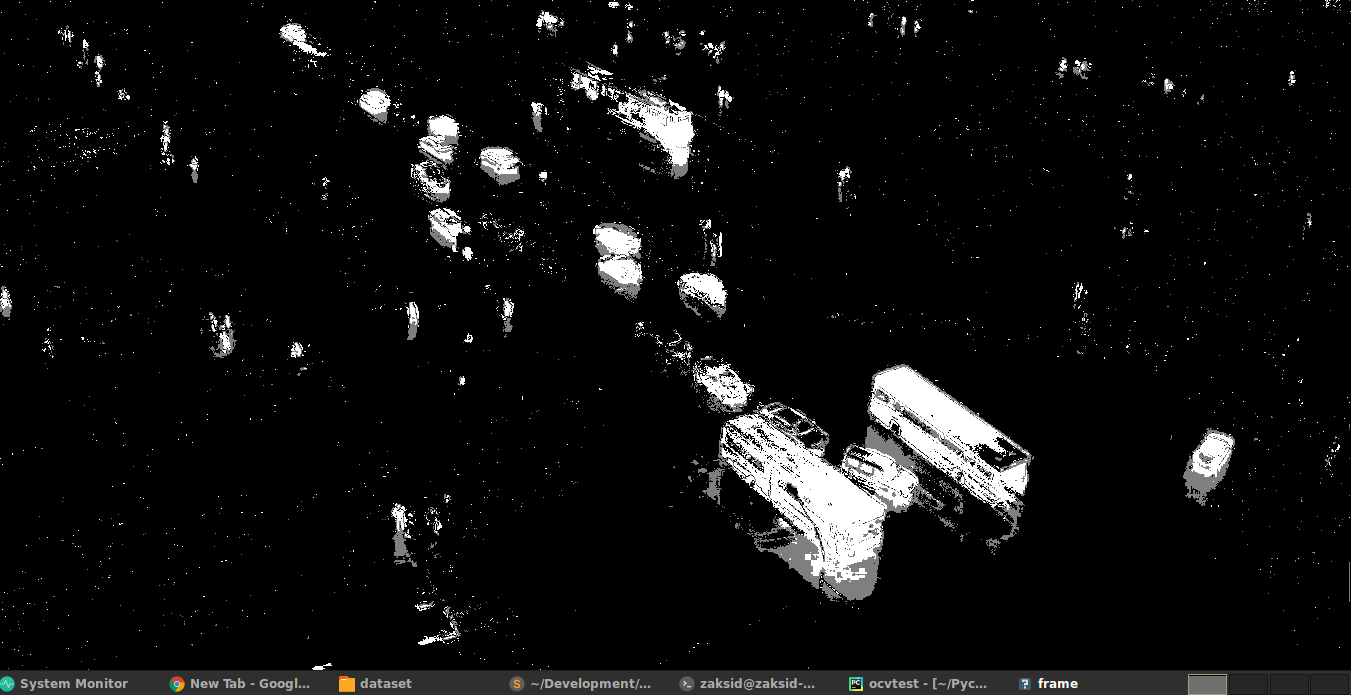
#> input picture ocvtest/images/test_frame.png, 1351 x 695 px
$ python frame.py   (older library calls are emulated)
#> lines starting #> are read from the running program, lines starting #| are printed output that depends on the picture; after the words box and inside, x2 and y2 are one past the last pixel; in counts of white or black regions, pixels touching at a corner belong together
#> in main, frame is the input picture: shape (695, 1351, 3); mean B, G, R 15.2, 15.2, 15.2
import cv2
import numpy as np

""" Constants """
IMG = '../images/test_frame.png'
# IMG = '../images/Selection_001.png'
# IMG = '../images/test_frame.png'
CONTOUR_AREA = 130
THRESH = 50
GAUSSIAN_KERNEL = (7, 7)
kernel_3x3 = np.ones((3, 3), np.uint8)
kernel_5x5 = np.ones((5, 5), np.uint8)

"""""" """"""


def process_frame(frame):
    # True original color frame
    frame_color = frame

    # Processed frame
    frame_gray = cv2.cvtColor(frame_color, cv2.COLOR_BGR2GRAY)
    frame_gray = cv2.GaussianBlur(frame_gray, GAUSSIAN_KERNEL, 0)

    frame_gray = cv2.morphologyEx(frame_gray, cv2.MORPH_CLOSE, kernel_5x5, iterations=3)
    frame_gray = cv2.morphologyEx(frame_gray, cv2.MORPH_OPEN, kernel_5x5, iterations=3)

    ret, threshold = cv2.threshold(frame_gray, THRESH, 255, cv2.THRESH_BINARY)
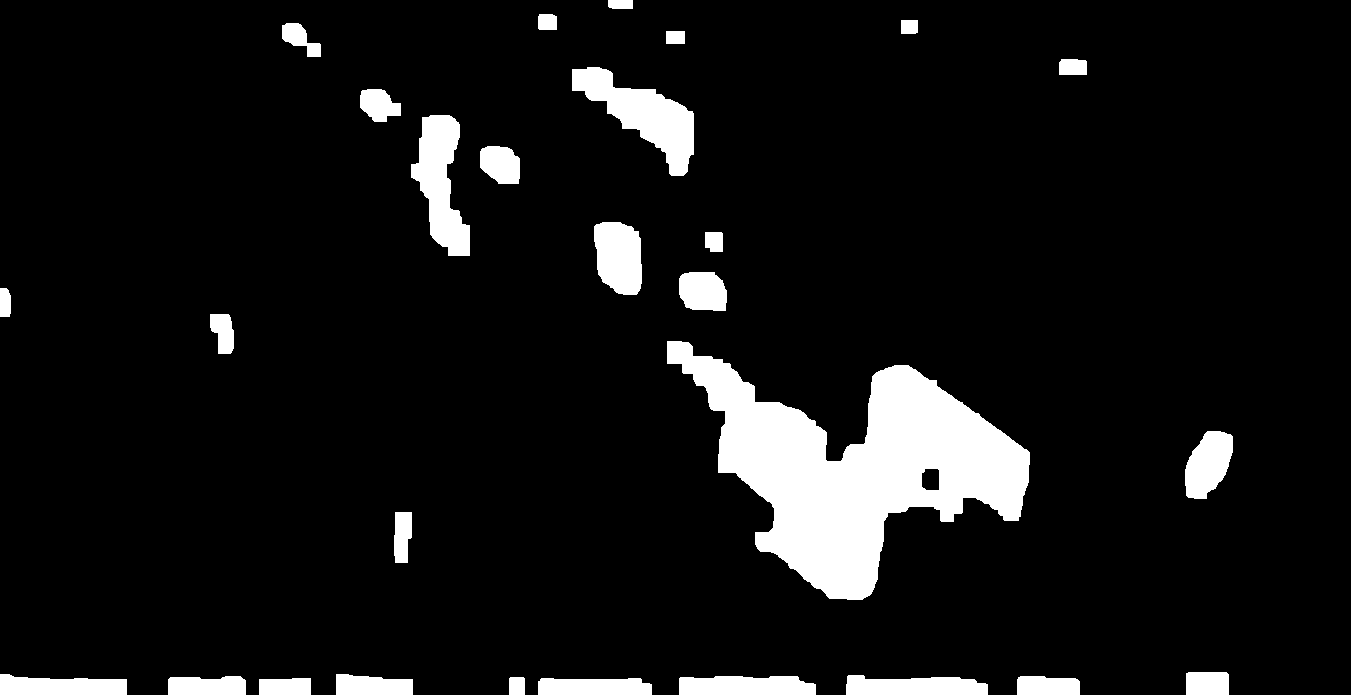
#> threshold: shape (695, 1351); 8.4% white; 28 white regions, largest, box (x1, y1, x2, y2) and area: (667, 341, 1030, 600) 41010, (572, 67, 694, 176) 5485, (411, 115, 470, 256) 4621
#> ret = 50
    # threshold = cv2.adaptiveThreshold(frame_gray, 255, cv2.ADAPTIVE_THRESH_MEAN_C, cv2.THRESH_BINARY, 11, 2)
    # ret, threshold = cv2.threshold(threshold, THRESH, 255, cv2.THRESH_BINARY)
    threshold = cv2.erode(threshold, kernel_5x5, iterations=3)
#> threshold: shape (695, 1351); 5.2% white; 30 white regions (4 under 20 px)

    (_, contours, hierarchy) = cv2.findContours(threshold.copy(), cv2.RETR_CCOMP, cv2.CHAIN_APPROX_SIMPLE)
#> contours = 31 contours, 5 with area under 20; largest, box (x1, y1, x2, y2) and area: (688, 362, 1024, 594) 31400, (578, 73, 688, 170) 2686, (417, 121, 464, 250) 2037, (600, 228, 636, 289) 1539, (685, 682, 810, 695) 1246

    # Draw contours as a rectangle
    for contour in contours:
        # contour = component[0]
        # hierarchyC = component[1]
        if cv2.contourArea(contour) < CONTOUR_AREA:
            continue

        # if hierarchyC[3] < 0:
        #     continue

        (x, y, w, h) = cv2.boundingRect(contour)
        # print "x: {0:3d}, y: {0:3d}, w: {0:3d}, h: {0:3d}".format(x, y)
        cv2.rectangle(frame_color, (x, y), (x + w, y + h), (200, 255, 170), 2)
#> this loop made 31 passes
#> (x, y, w, h) on passes 1, 2, 4, 5, 6, 7, 8, 9: (544, 684, 102, 11), (265, 684, 40, 11), (1023, 682, 51, 13), (685, 682, 125, 13), (174, 682, 66, 13), (852, 681, 130, 14), (342, 680, 65, 15), (0, 680, 121, 15)
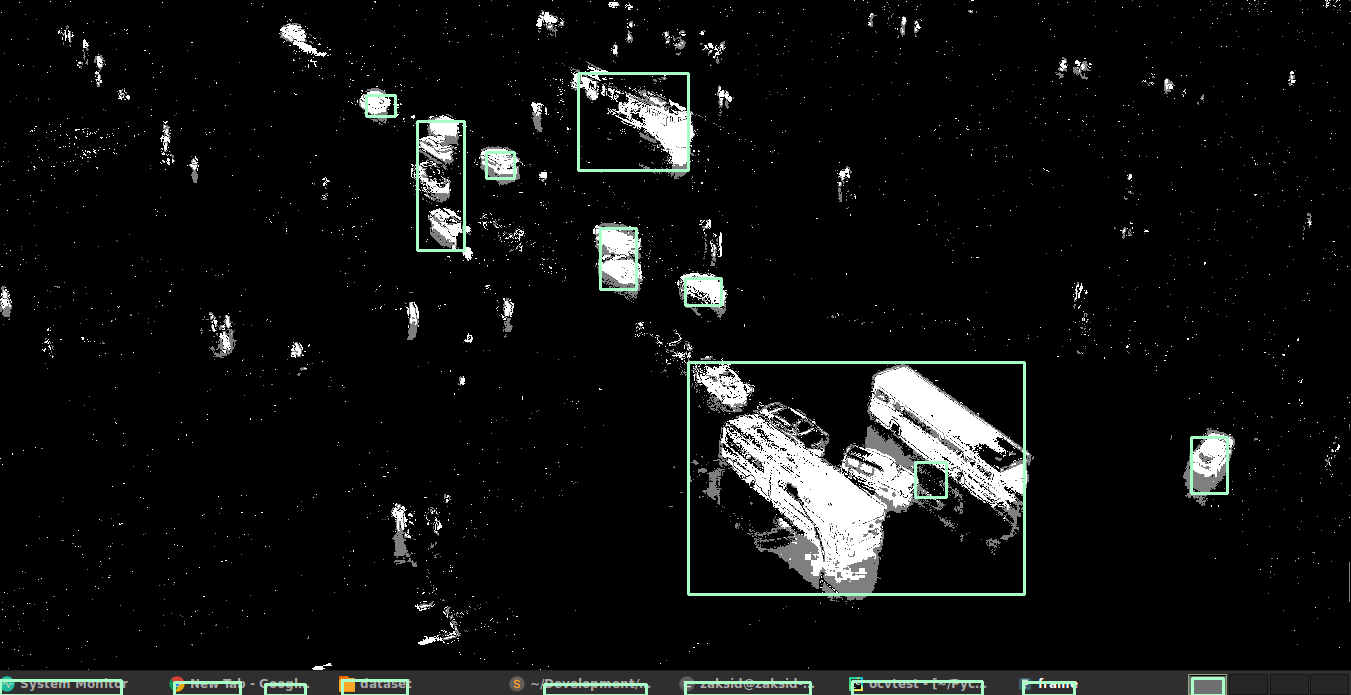
#> frame_color: shape (695, 1351, 3); 1.25% of pixels changed, all inside (x1, y1, x2, y2) = (0, 72, 1229, 695)

    # Draw contours
    for index, contour in enumerate(contours):
        if cv2.contourArea(contour) < CONTOUR_AREA:
            continue

        cv2.drawContours(frame_color, [contour], -1, (0, 255, 0), 2)

        (x, y, w, h) = cv2.boundingRect(contour)

        font = cv2.FONT_HERSHEY_SIMPLEX
        cv2.putText(
            frame_color,
            str(index),  # text to write
            (x + w / 2, y + h / 2),
            # position coordinates of where to put text (i.e. bottom-left corner where data starts)
            font,
            0.5,  # font scale
            (0, 0, 255),
            2  # thickness
        )
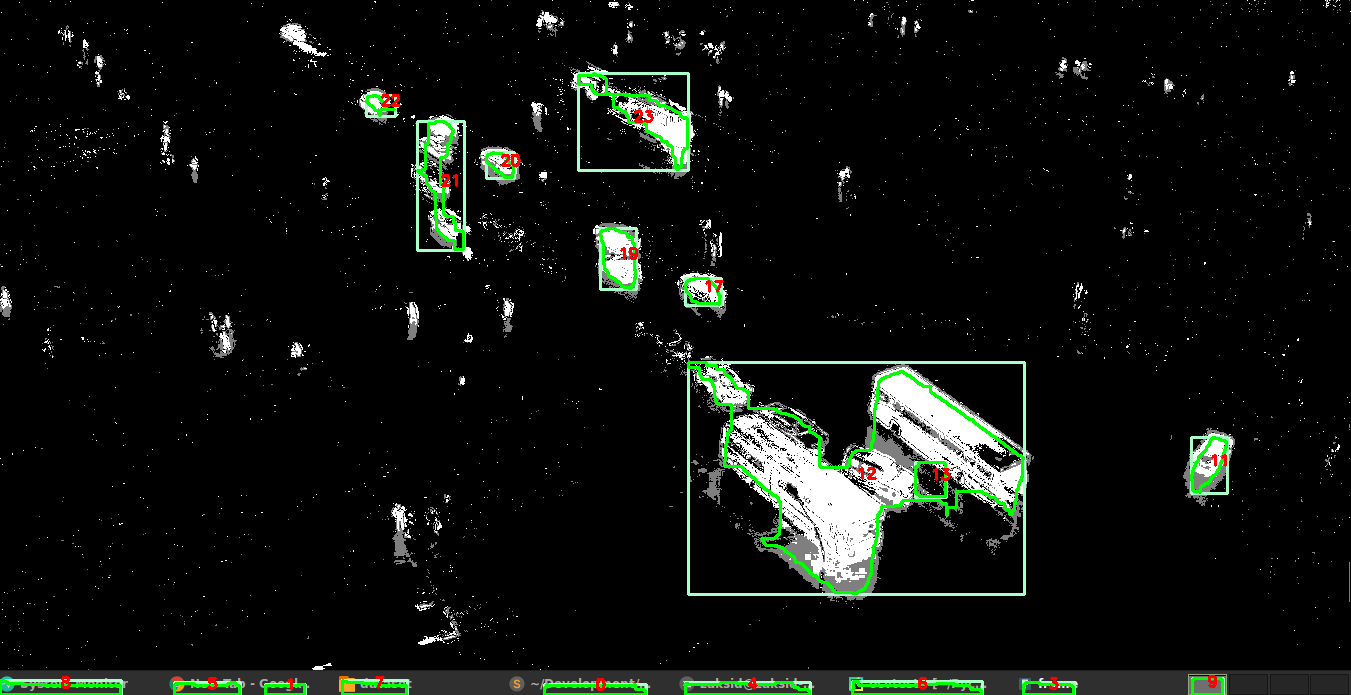
#> frame_color: shape (695, 1351, 3); 1.51% of pixels changed, all inside (x1, y1, x2, y2) = (0, 72, 1228, 695)

    frame_processed = threshold

    cv2.imshow('test', frame_color)
    # cv2.imshow('test', frame_processed)

    cv2.waitKey(0)
    cv2.destroyAllWindows()


def main():
    frame = cv2.imread(IMG)
    process_frame(frame)


if __name__ == "__main__":
    main()

$ run again, with ocvtest/images/Selection_001.png copied over ocvtest/images/test_frame.png
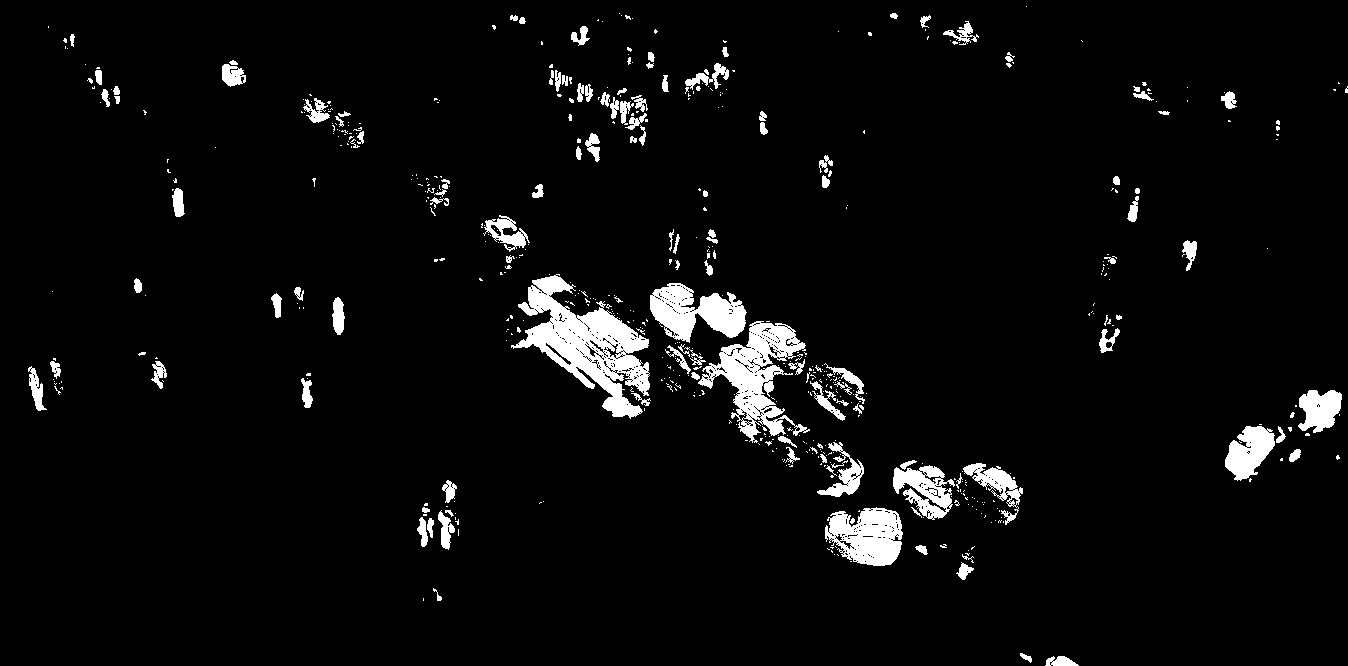
#> input picture ocvtest/images/Selection_001.png, 1348 x 666 px
#> in main, frame is the input picture: shape (666, 1348, 3); 4.5% white; 573 white regions (447 under 20 px), largest, box (x1, y1, x2, y2) and area: (511, 274, 650, 419) 7992, (698, 321, 810, 443) 5153, (650, 283, 747, 343) 3367
#> ret = 50
#> contours = 34 contours, 9 with area under 20; largest, box (x1, y1, x2, y2) and area: (655, 288, 801, 438) 9890, (517, 281, 645, 412) 8323, (831, 513, 898, 561) 2360, (685, 319, 729, 367) 1805, (899, 467, 962, 513) 1631
#> the loop in process_frame, `for contour in contours:` made 34 passes
#> (x, y, w, h) on passes 3, 4, 5, 6, 8, 9, 10, 11: (424, 516, 30, 23), (831, 513, 67, 48), (968, 469, 47, 47), (899, 467, 63, 46), (824, 448, 33, 42), (1231, 431, 49, 45), (1295, 395, 53, 33), (34, 375, 21, 16)
#> after the loop in process_frame, `for contour in contours:`:
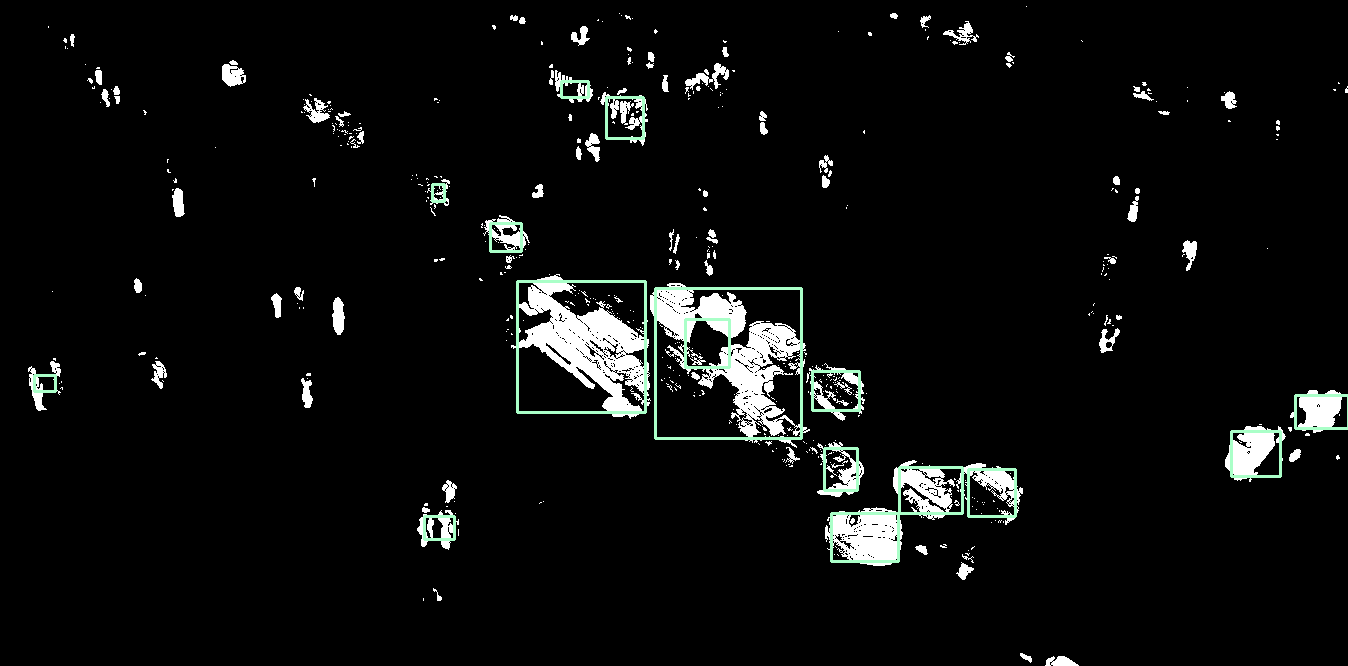
#> frame_color: shape (666, 1348, 3); 1.06% of pixels changed, all inside (x1, y1, x2, y2) = (33, 80, 1348, 563)
#> the loop in process_frame, `for index, contour in enumerate(contours):` made 34 passes
#> after the loop in process_frame, `for index, contour in enumerate(contours):`:
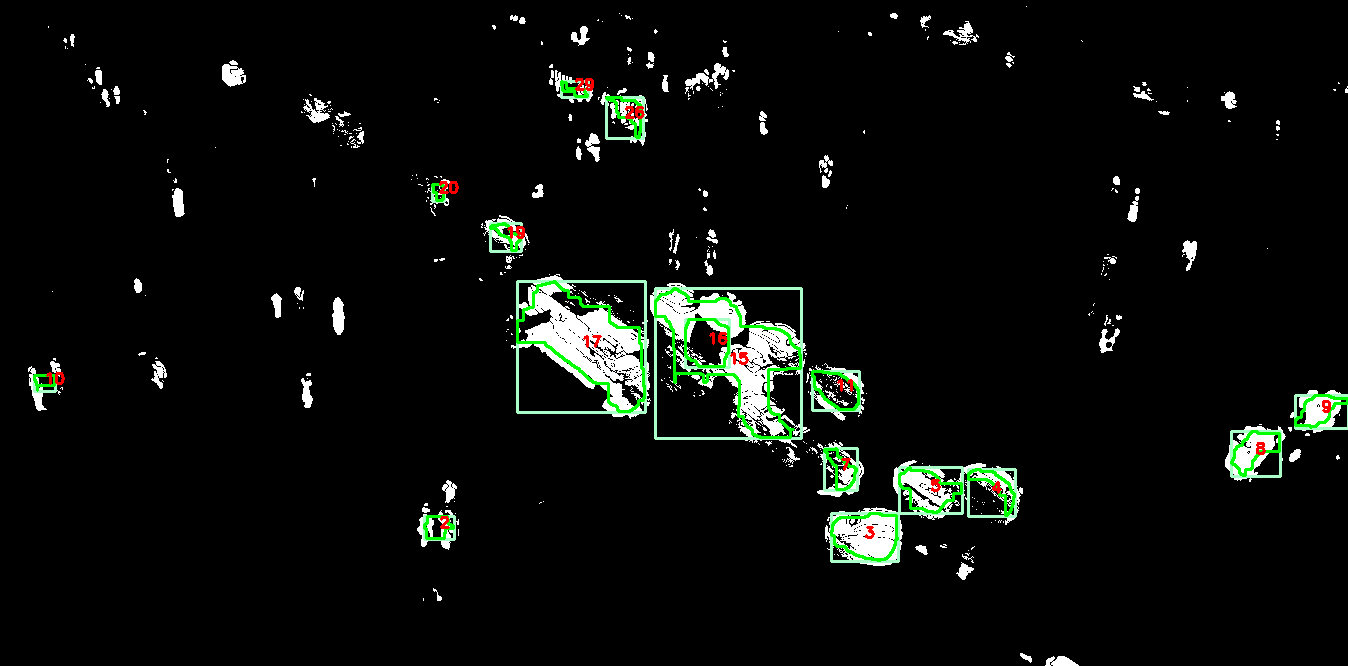
#> frame_color: shape (666, 1348, 3); 1.16% of pixels changed, all inside (x1, y1, x2, y2) = (33, 78, 1348, 562)
